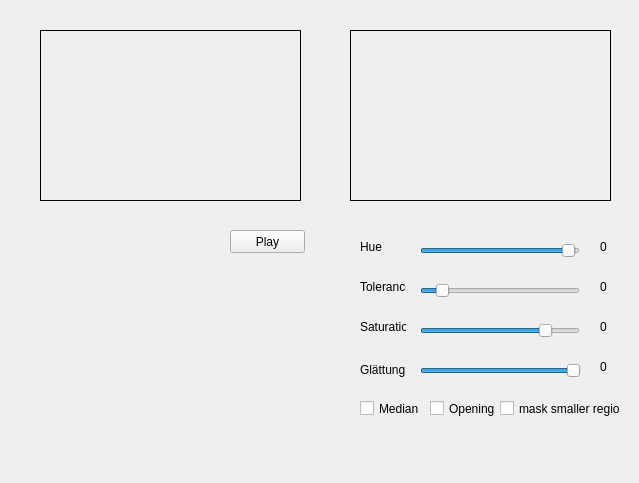
<?xml version="1.0" encoding="UTF-8"?>
<ui version="4.0">
 <class>VideoPlayer</class>
 <widget class="QMainWindow" name="VideoPlayer">
  <property name="geometry">
   <rect>
    <x>0</x>
    <y>0</y>
    <width>639</width>
    <height>483</height>
   </rect>
  </property>
  <property name="windowTitle">
   <string>VideoPlayer</string>
  </property>
  <widget class="QWidget" name="centralWidget">
   <widget class="VideoWidget" name="inputFrame">
    <property name="geometry">
     <rect>
      <x>40</x>
      <y>30</y>
      <width>261</width>
      <height>171</height>
     </rect>
    </property>
    <property name="frameShape">
     <enum>QFrame::Box</enum>
    </property>
    <property name="text">
     <string/>
    </property>
    <property name="scaledContents">
     <bool>false</bool>
    </property>
    <property name="alignment">
     <set>Qt::AlignCenter</set>
    </property>
   </widget>
   <widget class="QPushButton" name="playButton">
    <property name="geometry">
     <rect>
      <x>230</x>
      <y>230</y>
      <width>75</width>
      <height>23</height>
     </rect>
    </property>
    <property name="text">
     <string>Play</string>
    </property>
   </widget>
   <widget class="VideoWidget" name="processedFrame">
    <property name="geometry">
     <rect>
      <x>350</x>
      <y>30</y>
      <width>261</width>
      <height>171</height>
     </rect>
    </property>
    <property name="frameShape">
     <enum>QFrame::Box</enum>
    </property>
    <property name="text">
     <string/>
    </property>
    <property name="alignment">
     <set>Qt::AlignCenter</set>
    </property>
   </widget>
   <widget class="QSlider" name="hueSlider">
    <property name="geometry">
     <rect>
      <x>420</x>
      <y>240</y>
      <width>160</width>
      <height>22</height>
     </rect>
    </property>
    <property name="maximum">
     <number>360</number>
    </property>
    <property name="value">
     <number>350</number>
    </property>
    <property name="orientation">
     <enum>Qt::Horizontal</enum>
    </property>
   </widget>
   <widget class="QLabel" name="label">
    <property name="geometry">
     <rect>
      <x>360</x>
      <y>240</y>
      <width>46</width>
      <height>13</height>
     </rect>
    </property>
    <property name="text">
     <string>Hue</string>
    </property>
   </widget>
   <widget class="QLabel" name="labelHue">
    <property name="geometry">
     <rect>
      <x>600</x>
      <y>240</y>
      <width>46</width>
      <height>13</height>
     </rect>
    </property>
    <property name="text">
     <string>0</string>
    </property>
   </widget>
   <widget class="QLabel" name="labelHueTolerance">
    <property name="geometry">
     <rect>
      <x>600</x>
      <y>280</y>
      <width>46</width>
      <height>13</height>
     </rect>
    </property>
    <property name="text">
     <string>0</string>
    </property>
   </widget>
   <widget class="QSlider" name="hueTolerance">
    <property name="geometry">
     <rect>
      <x>420</x>
      <y>280</y>
      <width>160</width>
      <height>22</height>
     </rect>
    </property>
    <property name="maximum">
     <number>30</number>
    </property>
    <property name="value">
     <number>3</number>
    </property>
    <property name="orientation">
     <enum>Qt::Horizontal</enum>
    </property>
   </widget>
   <widget class="QLabel" name="label_4">
    <property name="geometry">
     <rect>
      <x>360</x>
      <y>280</y>
      <width>46</width>
      <height>13</height>
     </rect>
    </property>
    <property name="text">
     <string>Tolerance</string>
    </property>
   </widget>
   <widget class="QSlider" name="saturationSlider">
    <property name="geometry">
     <rect>
      <x>420</x>
      <y>320</y>
      <width>160</width>
      <height>22</height>
     </rect>
    </property>
    <property name="maximum">
     <number>255</number>
    </property>
    <property name="value">
     <number>207</number>
    </property>
    <property name="orientation">
     <enum>Qt::Horizontal</enum>
    </property>
   </widget>
   <widget class="QLabel" name="label_5">
    <property name="geometry">
     <rect>
      <x>360</x>
      <y>320</y>
      <width>46</width>
      <height>13</height>
     </rect>
    </property>
    <property name="text">
     <string>Saturation</string>
    </property>
   </widget>
   <widget class="QLabel" name="labelSaturation">
    <property name="geometry">
     <rect>
      <x>600</x>
      <y>320</y>
      <width>46</width>
      <height>13</height>
     </rect>
    </property>
    <property name="text">
     <string>0</string>
    </property>
   </widget>
   <widget class="QLabel" name="label_2">
    <property name="geometry">
     <rect>
      <x>360</x>
      <y>360</y>
      <width>51</width>
      <height>20</height>
     </rect>
    </property>
    <property name="text">
     <string>Glättung</string>
    </property>
   </widget>
   <widget class="QSlider" name="lowpassAlpha">
    <property name="geometry">
     <rect>
      <x>420</x>
      <y>360</y>
      <width>161</width>
      <height>22</height>
     </rect>
    </property>
    <property name="maximum">
     <number>100</number>
    </property>
    <property name="value">
     <number>100</number>
    </property>
    <property name="orientation">
     <enum>Qt::Horizontal</enum>
    </property>
   </widget>
   <widget class="QLabel" name="labelAlpha">
    <property name="geometry">
     <rect>
      <x>600</x>
      <y>360</y>
      <width>46</width>
      <height>13</height>
     </rect>
    </property>
    <property name="text">
     <string>0</string>
    </property>
   </widget>
   <widget class="QCheckBox" name="checkBoxMedian">
    <property name="geometry">
     <rect>
      <x>360</x>
      <y>400</y>
      <width>70</width>
      <height>17</height>
     </rect>
    </property>
    <property name="text">
     <string>Median</string>
    </property>
   </widget>
   <widget class="QCheckBox" name="checkBoxOpening">
    <property name="geometry">
     <rect>
      <x>430</x>
      <y>400</y>
      <width>70</width>
      <height>17</height>
     </rect>
    </property>
    <property name="text">
     <string>Opening</string>
    </property>
   </widget>
   <widget class="QCheckBox" name="checkBoSxSmallRegions">
    <property name="geometry">
     <rect>
      <x>500</x>
      <y>400</y>
      <width>121</width>
      <height>17</height>
     </rect>
    </property>
    <property name="text">
     <string>mask smaller regions</string>
    </property>
   </widget>
  </widget>
 </widget>
 <layoutdefault spacing="6" margin="11"/>
 <customwidgets>
  <customwidget>
   <class>VideoWidget</class>
   <extends>QLabel</extends>
   <header>videowidget.h</header>
  </customwidget>
 </customwidgets>
 <resources/>
 <connections>
  <connection>
   <sender>hueSlider</sender>
   <signal>valueChanged(int)</signal>
   <receiver>VideoPlayer</receiver>
   <slot>updateParameters()</slot>
   <hints>
    <hint type="sourcelabel">
     <x>443</x>
     <y>252</y>
    </hint>
    <hint type="destinationlabel">
     <x>191</x>
     <y>386</y>
    </hint>
   </hints>
  </connection>
  <connection>
   <sender>hueTolerance</sender>
   <signal>valueChanged(int)</signal>
   <receiver>VideoPlayer</receiver>
   <slot>updateParameters()</slot>
   <hints>
    <hint type="sourcelabel">
     <x>494</x>
     <y>296</y>
    </hint>
    <hint type="destinationlabel">
     <x>274</x>
     <y>409</y>
    </hint>
   </hints>
  </connection>
  <connection>
   <sender>hueTolerance</sender>
   <signal>valueChanged(int)</signal>
   <receiver>VideoPlayer</receiver>
   <slot>updateParameters()</slot>
   <hints>
    <hint type="sourcelabel">
     <x>468</x>
     <y>291</y>
    </hint>
    <hint type="destinationlabel">
     <x>199</x>
     <y>339</y>
    </hint>
   </hints>
  </connection>
  <connection>
   <sender>saturationSlider</sender>
   <signal>valueChanged(int)</signal>
   <receiver>VideoPlayer</receiver>
   <slot>updateParameters()</slot>
   <hints>
    <hint type="sourcelabel">
     <x>481</x>
     <y>333</y>
    </hint>
    <hint type="destinationlabel">
     <x>210</x>
     <y>310</y>
    </hint>
   </hints>
  </connection>
  <connection>
   <sender>lowpassAlpha</sender>
   <signal>valueChanged(int)</signal>
   <receiver>VideoPlayer</receiver>
   <slot>updateParameters()</slot>
   <hints>
    <hint type="sourcelabel">
     <x>507</x>
     <y>370</y>
    </hint>
    <hint type="destinationlabel">
     <x>96</x>
     <y>451</y>
    </hint>
   </hints>
  </connection>
  <connection>
   <sender>checkBoxMedian</sender>
   <signal>toggled(bool)</signal>
   <receiver>VideoPlayer</receiver>
   <slot>updateParameters()</slot>
   <hints>
    <hint type="sourcelabel">
     <x>367</x>
     <y>410</y>
    </hint>
    <hint type="destinationlabel">
     <x>310</x>
     <y>443</y>
    </hint>
   </hints>
  </connection>
  <connection>
   <sender>checkBoxOpening</sender>
   <signal>toggled(bool)</signal>
   <receiver>VideoPlayer</receiver>
   <slot>updateParameters()</slot>
   <hints>
    <hint type="sourcelabel">
     <x>436</x>
     <y>411</y>
    </hint>
    <hint type="destinationlabel">
     <x>413</x>
     <y>439</y>
    </hint>
   </hints>
  </connection>
  <connection>
   <sender>checkBoSxSmallRegions</sender>
   <signal>toggled(bool)</signal>
   <receiver>VideoPlayer</receiver>
   <slot>updateParameters()</slot>
   <hints>
    <hint type="sourcelabel">
     <x>528</x>
     <y>405</y>
    </hint>
    <hint type="destinationlabel">
     <x>526</x>
     <y>465</y>
    </hint>
   </hints>
  </connection>
 </connections>
 <slots>
  <slot>updateParameters()</slot>
 </slots>
</ui>
